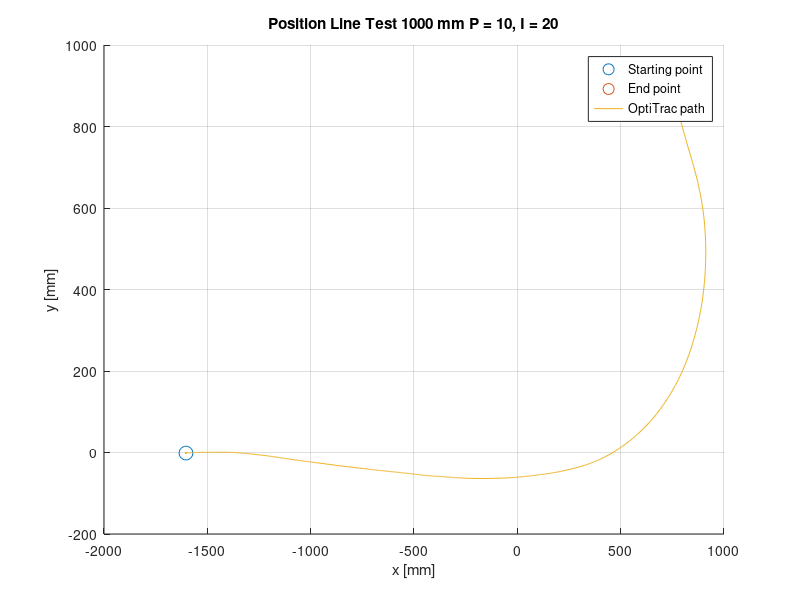

The MATLAB source for this figure:
fileID = fopen('P10_I20.txt','r');


tline=fgetl(fileID);
%headers = strsplit(tline,','); kan brukes for å fjerne headers (fjerner
%første linje

formatSpec = '%f%f%f%f%f%f%f%f';
datacell = textscan(fileID,formatSpec,'Delimiter',',');
time = datacell{2};
X = datacell{6};
Z = datacell{7};
Y = datacell{8};

figure(1);
hold on;
plot(X(1,1),Y(1,1),'o','MarkerSize',10);
plot(X(end,1),Y(end,1),'o','MarkerSize',10);
plot(X,Y);
grid on;
title('Position Line Test 1000 mm P = 10, I = 20');
xlabel('x [mm]');
ylabel('y [mm]');
legend('Starting point','End point','OptiTrac path');
hold off;